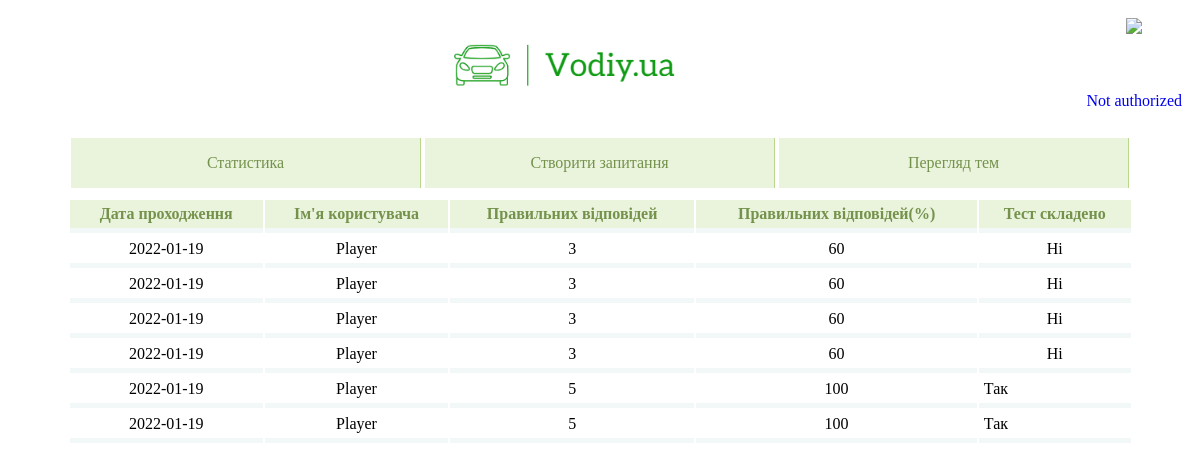
/admin/stats, run on an earlier commit of the app's database.
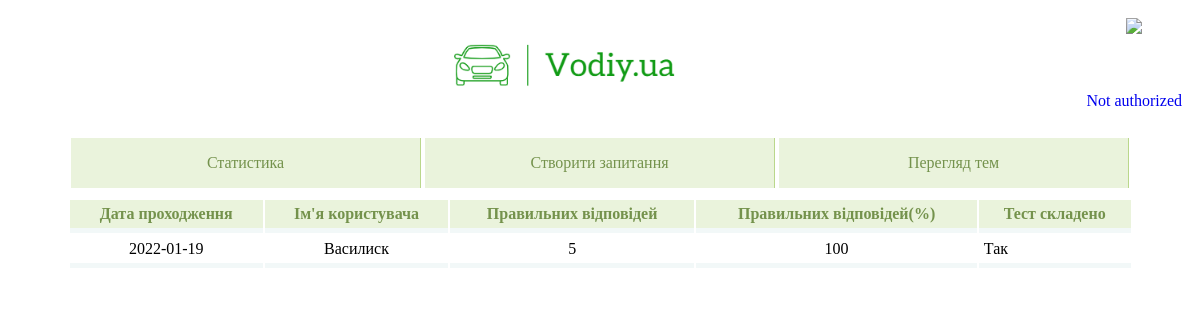
And on a later commit of the database.
### models.py (models this page shows)
class History(db.Model):
    id = db.Column(db.Integer, primary_key=True)
    user_id = db.Column(db.Integer, db.ForeignKey('users.id'), nullable=False)
    correct_answers_number = db.Column(db.Integer, nullable=False)
    correct_answers_percent = db.Column(db.Integer, nullable=False)
    complete = db.Column(db.Boolean, nullable=False)
    date = db.Column(db.Date, nullable=False)

class Users(db.Model):
    id = db.Column(db.Integer, primary_key=True)
    login = db.Column(db.String, unique=True)
    email = db.Column(db.String, unique=True)
    password = db.Column(db.String, nullable=False)
    tests = db.relationship('History', backref='users')

### admin/admin.py (the view)
@admin.route('/stats')
def stats():
    return render_template('admin/stats.html', user=Admin, users_history=Admin.get_users_history(), tests_number=len(Admin.get_history()))

### Admin.py (called while the page is built)
    @classmethod
    def get_users_history(cls):
        return DataBase.get_users_history()

    @classmethod
    def get_history(cls):
        return DataBase.get_history()

### DataBase.py (called while the page is built)
    @classmethod
    def get_users_history(cls):
        return Users.query.all()

    @classmethod
    def get_history(cls):
        return History.query.all()

### Visitor.py (called while the page is built)
    @classmethod
    def is_authorized(cls):
        if session.get('logged') == 'True':
            return True
        else:
            return False

    @classmethod
    def get_name(cls):
        if session.get('logged'):
            return session.get('user_name')
        else:
            return 'Not authorized'

### admin/templates/admin/stats.html
{% extends 'admin/base.html' %}
{% block content %}
<center>
	<table class="table">
		<thead>
			<tr>
				<th>Дата проходження</th>
				<th>Ім'я користувача</th>
				<th>Правильних відповідей</th>
				<th>Правильних відповідей(%)</th>
				<th>Тест складено</th>
			</tr>
		</thead>
		{% if tests_number < 1 %}
		<tbody>
		<tr><td colspan="5" align="center" style="color: #74924C;">Ця таблиця порожня! Наразі не існує жодного запису результатів.</td></tr>
		</tbody>
		{% else %}
			{% for user_one in users_history %}
			{% for test in user_one.tests %}
			<tbody>
			<tr>
				<td align="center"> {{ test.date }} </td>
				<td align="center"> {{ user_one.login }} </td>
				<td align="center"> {{ test.correct_answers_number }} </td>
				<td align="center"> {{ test.correct_answers_percent }} </td>
				{% if test.complete %}
				<td > Так </td>
				{% else %}
				<td align="center">Ні</td>
				{% endif %}
			</tr>
			</tbody>
			{% endfor %}
			{% endfor %}
		{% endif %}
	</table>
</center>
{% endblock %}

What changed in the data, as far as the page shows it:
no longer on this page (row unchanged): Users: login "Player", History (date "2022-01-19", correct_answers_number "3", correct_answers_percent "60", complete "Ні")
removed History: date "2022-01-19", correct_answers_number "3", correct_answers_percent "60", complete "Ні"
removed History: date "2022-01-19", correct_answers_number "3", correct_answers_percent "60", complete "Ні"
removed History: date "2022-01-19", correct_answers_number "3", correct_answers_percent "60", complete "Ні"
removed History: date "2022-01-19", correct_answers_number "5", correct_answers_percent "100", complete "Так"
removed History: date "2022-01-19", correct_answers_number "5", correct_answers_percent "100", complete "Так"
now on this page (row unchanged): Users: login "Василиск", History (date "2022-01-19", correct_answers_number "5", correct_answers_percent "100", complete "Так")
